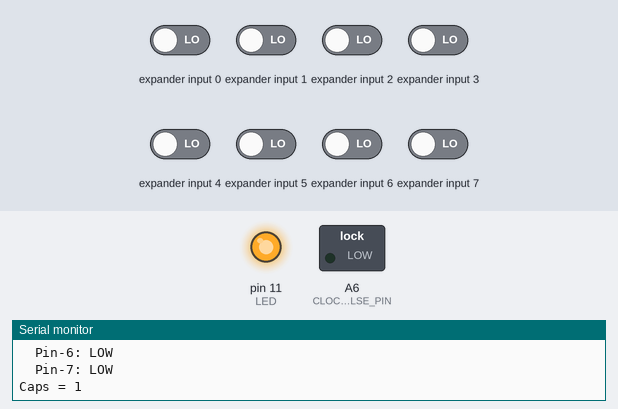
This sketch was run on a simulated Teensy 4. On the bench: switched loads named in the sketch (green lamp = pin HIGH), output pins drawn as LEDs (lit = HIGH), the last lines printed to the serial monitor. Wiring (inferred from the names in the program): input shift register (74HC165): load A4; clock A5; serial out A7; CE A5. The test bench sets the inputs (shaded band); at power-on: expander input 0–7 LOW. Pins used as bus, display or sensor lines are not drawn.

Above: at 5.2 s.
5.3 s: expander input 4 driven HIGH
At 5.9 s:
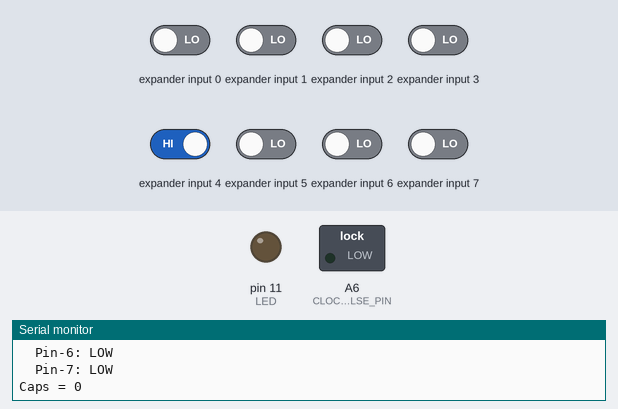
6.8 s: expander input 4 driven LOW
At 8.2 s:
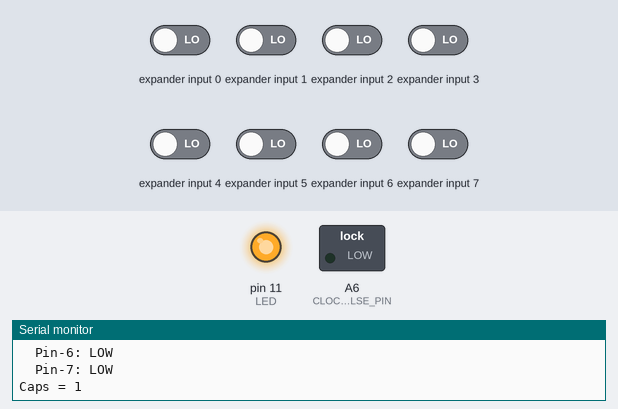
Timing chart, 0 to 9.3 s (numbered marks = the images above; inputs shaded):
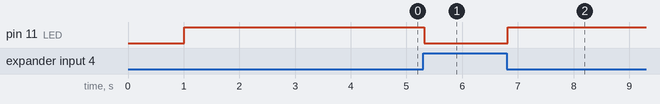

Measured:
- after the input at 5.3 s, pin 11 (LED): HIGH → LOW at once
- after the input at 6.8 s, pin 11 (LED): LOW → HIGH at once

The sketch:

iie_usb.ino
```cpp
/*
  Modified version of RetroConnector IIe-to-USB keyboard adapter, changed
  to work with regular Teensy 2.0 (32u4, not Teensy++) and a 74HC165N (or
  equivalent) shift register

  Original: https://github.com/option8/RetroConnector/blob/master/IIe-USB
*/

/* requires keypad library by Mark Stanley, Alexander Brevig from:
http://www.arduino.cc/playground/Code/Keypad

Uses the PJRC Teensy++ 2.0 and Teensyduino libraries, specifically USB HID and Keyboard():
http://www.pjrc.com/teensy/teensyduino.html
*/

#include <Keypad.h>


/*
Declares the matrix rows/cols of the Apple IIe keyboard.

More information here:
http://apple2.info/wiki/index.php?title=Pinouts#Apple_.2F.2Fe_Motherboard_keyboard_connector

*/

// Prevent compiler warning about casts from unsigned ints to chars
#define C(x) ((char) (x))

const byte ROWS = 10; // rows
const byte COLS = 8; // columns
char keys[ROWS][COLS] = {


  { C(KEY_ESC), C(KEY_TAB), C(KEY_A), C(KEY_Z), C(KEYPAD_SLASH), 0, C(KEYPAD_ASTERIX), C(KEY_ESC)},

  { C(KEY_1), C(KEY_Q), C(KEY_D), C(KEY_X),  0,  0,  0,  0},

  { C(KEY_2), C(KEY_W), C(KEY_S), C(KEY_C), C(KEYPAD_0), C(KEYPAD_4), C(KEYPAD_8),  0},

  { C(KEY_3), C(KEY_E), C(KEY_H), C(KEY_V), C(KEYPAD_1), C(KEYPAD_5), C(KEYPAD_9), C(KEYPAD_MINUS)},

  { C(KEY_4), C(KEY_R), C(KEY_F), C(KEY_B), C(KEYPAD_2), C(KEYPAD_6), C(KEYPAD_PERIOD), C(KEYPAD_ENTER)},

  { C(KEY_6), C(KEY_Y), C(KEY_G), C(KEY_N), C(KEYPAD_3), C(KEYPAD_7), C(KEYPAD_PLUS),  0},

  { C(KEY_5), C(KEY_T), C(KEY_J), C(KEY_M), C(KEY_BACKSLASH), C(KEY_TILDE), C(KEY_ENTER), C(KEY_BACKSPACE)},

  { C(KEY_7), C(KEY_U), C(KEY_K), C(KEY_COMMA), C(KEY_EQUAL), C(KEY_P), C(KEY_UP), C(KEY_DOWN) },

  { C(KEY_8), C(KEY_I), C(KEY_SEMICOLON), C(KEY_PERIOD), C(KEY_0), C(KEY_LEFT_BRACE), C(KEY_SPACE), C(KEY_LEFT) },

  { C(KEY_9), C(KEY_O), C(KEY_L), C(KEY_SLASH), C(KEY_MINUS), C(KEY_RIGHT_BRACE), C(KEY_QUOTE), C(KEY_RIGHT) },

};


char Fkeys[2][10] = {
  {C(KEY_1), C(KEY_2), C(KEY_3), C(KEY_4), C(KEY_5), C(KEY_6), C(KEY_7), C(KEY_8), C(KEY_9), C(KEY_0)},
  {C(KEY_F1), C(KEY_F2), C(KEY_F3), C(KEY_F4), C(KEY_F5), C(KEY_F6), C(KEY_F7), C(KEY_F8), C(KEY_F9), C(KEY_F10)}
};


/*
        XO      X1      X2      X3  |   X4      X5      X6      X7
------------------------------------+--------------------------------
YO      ESC     TAB     A       Z   |   /       )       *       ESC
                                    |
Y1      1!      Q       D       X   |   DOWN    UP      LEFT    RIGHT
                                    |
Y2      2@      W       S       C   |   0       4       8       (
                                    |
Y3      3#      E       H       V   |   1       5       9       -
                                    |
Y4      4$      R       F       S   |   2       6       .       RETURN
                                    |
Y5      6^      Y       G       N   |   3       7       +       ,
                                    +----------------------------------
Y6      5%      T       J       M       \|      `~      RETURN  DELETE

Y7      7&      U       K       ,<      +=       P      UP       DOWN

Y8      8*      I       ;:      .>      0)       [{     SPACE   LEFT

Y9      9(      O       L       /?      -_       ]}      '"      RIGHT

The RetroConnector IIe maps the 26 Apple IIe pins to Teensy 2.0 pins. "--"
denotes connection to the shift register.

IIe  Col/Row   Arduino  Teensy 2.0
1     Y0       0        B0
2     Y1	     1        B1
3     +5V      +5v      +5v
4     Y2	     2        B2
5     SW1/CAPL --       --
6     Y3	     3        B3
7     SW0/OAPL --       --
8     Y4	     24       E6
9     CAPLOCK* --       --
10    Y5	     4        B7
11    CNTL*    --       --
12    Y8	     5        D0
13    GND      GND      GND
14    X0	     6        D1
15    RESET*   --       --
16    X2       9        C6
17    X7       17       F6
18    X1	     10       C7
19    X5       16       F7
20    X3       23       D5
21    X4       15       B6
22    Y9       22       D4
23    Y6       14       B5
24    SHFT*	   --       --
25    Y7       13       B4
26    X6       12       D7

Other Pins:

7/D2    USB RX
8/D3    USB TX
11/D6   LED_BUILTIN
18/F5   Shift Register Parallel Load/Latch  (IC Pin 1, active low)
19/F4   Shift Register Clock Enable/Inhibit (IC Pin 15, active low)
20/F1   Shift Register Clock Pulse          (IC Pin 2, low-to-high edge triggered)
21/F0   Shift Register Data Pin (Q7)        (IC Pin 9)

Shift Register Pins-to-Keys:
0: open-apple, pull-down, active high
1: closed-apple, pull-down, active high
2: unused
3: unused
4: Caps-Lock, pull-up, active low
5: Shift, pull-up, active low
6: Reset, pull-up, active low (only active with Control)
7: Control, pull-up, active low

NOTE: Could unify Parallel Load and Clock Enable pins using a single-transistor
NOT Gate/Inverter.

Shift Register http://playground.arduino.cc/Code/ShiftRegSN74HC165N
http://www.ti.com/lit/ds/symlink/sn74ls165a.pdf
*/

byte rowPins[ROWS] = { // Y0 - Y9
  0, 1, 2, 3, 24, 4, 14, 13, 5, 22}; //connect to the row pinouts of the keypad

byte colPins[COLS] = { // X0 - X7
   6, 10, 9, 23, 15, 16, 12, 17}; //connect to the column pinouts of the keypad

Keypad KPD = Keypad( makeKeymap(keys), rowPins, colPins, ROWS, COLS );

// // these pins are special in that they are dis/connected to ground, instead of to a row/col
// const int  SHIFTPin = 21;    // the pin that the shift key is attached to
// const int  CTRLPin = 5;    // the pin that the control key is attached to
// const int  APPLEPin1 = 8;    // the pin that the open-apple key is attached to
// const int  APPLEPin2 = 9;    // the pin that the closed-apple key is attached to
// const int  CAPSPin = 7;

// Shift register pins for reading modifier keys

#define PARALLEL_LOAD_PIN 18 // F5, IC Pin 1, active low
#define CLOCK_ENABLE_PIN 19  // F4, IC Pin 15, active low
#define CLOCK_PULSE_PIN 20  // F1, IC Pin 2, low-to-high edge triggered
#define SHIFT_DATA_PIN 21 // F0, IC Pin 9

/* How many shift register chips are daisy-chained.
*/
#define NUMBER_OF_SHIFT_CHIPS   1

/* Width of data (how many ext lines).
*/
#define DATA_WIDTH   NUMBER_OF_SHIFT_CHIPS * 8

/* Width of pulse to trigger the shift register to read and latch.
*/
#define PULSE_WIDTH_USEC   5
#define BYTES_VAL_T unsigned int
#define POLL_DELAY_MSEC   10

BYTES_VAL_T pinValues;
BYTES_VAL_T oldPinValues;

#define LED  11

uint16_t modifierKeys[4];


#define KEY_CAPS_UNLOCK  0

boolean resetCapsLock = false;  // Allows one caps unlock signal.
unsigned long dTime = 0;
boolean CAPSLock = false;  // Initialize this to a reasonable value.

boolean FKEYS = false; // used to set numbers to F-Key equivalent. currently tied to caps lock

void setup()
{
  // pinMode(SHIFTPin, INPUT_PULLUP);
  // digitalWrite(SHIFTPin, HIGH);
  //
  // pinMode(CTRLPin, INPUT_PULLUP);
  // digitalWrite(CTRLPin, HIGH);
  //
  // pinMode(APPLEPin1, INPUT);
  // digitalWrite(APPLEPin1, LOW);
  //
  // pinMode(APPLEPin2, INPUT);
  // digitalWrite(APPLEPin2, LOW);
  //
  // pinMode(CAPSPin, INPUT_PULLUP);
  // digitalWrite(CAPSPin, HIGH);

  // Configure Shift Register pins
  pinMode(PARALLEL_LOAD_PIN, OUTPUT);
  digitalWrite(PARALLEL_LOAD_PIN, HIGH);

  pinMode(CLOCK_ENABLE_PIN, OUTPUT);
  digitalWrite(CLOCK_ENABLE_PIN, HIGH);

  pinMode(CLOCK_PULSE_PIN, OUTPUT);
  digitalWrite(CLOCK_PULSE_PIN, LOW);

  pinMode(SHIFT_DATA_PIN, INPUT);

  // DEBUG
  Serial.begin(9600);
  pinMode(LED, OUTPUT);

  // This gives time for the keyboard to hook up to the PC.
  // Otherwise the caps lock state may be incorrect.
  delay(1000);

  pinValues = read_shift_regs();
  display_pin_values();
  oldPinValues = pinValues;
}


/* This function is essentially a "shift-in" routine reading the
 * serial Data from the shift register chips and representing
 * the state of those pins in an unsigned integer (or long).
*/
BYTES_VAL_T read_shift_regs()
{
    long bitVal;
    BYTES_VAL_T bytesVal = 0;

    /* Trigger a parallel Load to latch the state of the data lines,
    */
    digitalWrite(CLOCK_ENABLE_PIN, HIGH);
    digitalWrite(PARALLEL_LOAD_PIN, LOW);
    delayMicroseconds(PULSE_WIDTH_USEC);
    digitalWrite(PARALLEL_LOAD_PIN, HIGH);
    digitalWrite(CLOCK_ENABLE_PIN, LOW);

    /* Loop to read each bit value from the serial out line
     * of the SN74HC165N.
    */
    for(int i = 0; i < DATA_WIDTH; i++)
    {
        bitVal = digitalRead(SHIFT_DATA_PIN);

        /* Set the corresponding bit in bytesVal.
        */
        bytesVal |= (bitVal << ((DATA_WIDTH-1) - i));

        /* Pulse the Clock (rising edge shifts the next bit).
        */
        digitalWrite(CLOCK_ENABLE_PIN, HIGH);
        delayMicroseconds(PULSE_WIDTH_USEC);
        digitalWrite(CLOCK_ENABLE_PIN, LOW);
    }

    return(bytesVal);
}

void display_pin_values()
{
    Serial.print("Pin States:\r\n");

    for(int i = 0; i < DATA_WIDTH; i++)
    {
        Serial.print("  Pin-");
        Serial.print(i);
        Serial.print(": ");

        if((pinValues >> i) & 1)
            Serial.print("HIGH");
        else
            Serial.print("LOW");

        Serial.print("\r\n");
    }

    Serial.print("\r\n");
}


void loop()
{

  /* Read the state of all zones.
  */
  pinValues = read_shift_regs();

  /* If there was a chage in state, display which ones changed.
  */
  if(pinValues != oldPinValues)
  {
      Serial.print("*Pin value change detected*\r\n");
      display_pin_values();
      oldPinValues = pinValues;


  }

  delay(POLL_DELAY_MSEC);


//probably should be on an interrupt, to catch high->low transition

  // Only do something if the pin is different from previous state.
  // boolean newCaps = digitalRead(CAPSPin) ? false : true;
  boolean newCaps = !bitRead(pinValues, 4);

  if ( (CAPSLock != newCaps) && !resetCapsLock)
  {
    CAPSLock = newCaps;    // Remember new CAPSLock.
    Keyboard.set_key6((uint8_t) KEY_CAPS_LOCK);    // Send KEY_CAPS_LOCK.
    dTime = millis();                    // Reset delay timer.
    resetCapsLock = true;

   Serial.print("Caps = ");
   Serial.println(CAPSLock);

    // Turn on the LED for caps lock.
    digitalWrite(LED, CAPSLock ? HIGH : LOW);

  }

  if ( resetCapsLock && (millis()-dTime) > 10)
  {
    Keyboard.set_key6(KEY_CAPS_UNLOCK);
    resetCapsLock = false;
  }

  // If caps lock is set, then turn number keys into function keys.
  FKEYS = CAPSLock;

/*char CAPSLock = digitalRead(CAPSPin);
    if (CAPSLock == LOW) {
      Keyboard.set_key6(KEY_CAPS_LOCK);
    } else {
      Keyboard.set_key6(0);89
    }

  */
  //  char SHIFTState = digitalRead(SHIFTPin);
  char SHIFTState = bitRead(pinValues, 5);

    if (SHIFTState == LOW) {
      modifierKeys[0] = MODIFIERKEY_SHIFT;
    } else {
      modifierKeys[0] = 0;
    }

  //  char CTRLState = digitalRead(CTRLPin);
  char CTRLState = bitRead(pinValues, 7);

    if (CTRLState == LOW) {
      modifierKeys[1] = MODIFIERKEY_CTRL;
    } else {
      modifierKeys[1] = 0;
    }

   char OAPPLEState = bitRead(pinValues, 0);
   char CAPPLEState = bitRead(pinValues, 1);

/*    if (OAPPLEState == HIGH) {
      modifierKeys[2] =  MODIFIERKEY_GUI;
    } else if (CAPPLEState == HIGH) {
      modifierKeys[2] =  MODIFIERKEY_GUI;
    } else {
      modifierKeys[2] = 0;
    }
      digitalWrite(APPLEPin1, LOW);
      digitalWrite(APPLEPin2, LOW);
*/


// *** NOW USING CLOSED APPLE AS ALT/OPTION
    if (OAPPLEState == HIGH) {
      modifierKeys[2] =  MODIFIERKEY_GUI;
    } else {
      modifierKeys[2] = 0;
    }

    if (CAPPLEState == HIGH) {
      modifierKeys[3] =  MODIFIERKEY_ALT;
    } else {
      modifierKeys[3] = 0;
    }


// to use the TILDE key as ALT/OPTION
/*    modifierKeys[3] = 0;
    if( KPD.isPressed(KEY_TILDE) ) {
      modifierKeys[3] = MODIFIERKEY_ALT;
    }
*/

// *** NOW USING CLOSED APPLE AS ALT/OPTION;

  Keyboard.set_modifier( modifierKeys[0] | modifierKeys[1] | modifierKeys[2] | modifierKeys[3] );

  KPD.getKeys(); // Scan for all pressed keys. 6 Max, + 4 modifiers. Should be plenty, but can be extended to 10+

	// Set keyboard keys to default values.
	Keyboard.set_key1(0);
	Keyboard.set_key2(0);
	Keyboard.set_key3(0);
	Keyboard.set_key4(0);
	Keyboard.set_key5(0);
	//Keyboard.set_key6(0);


  /* based on suggestion from Craig Brooks <s.craig.brooks@gmail.com>
     uses CAPS LOCK to turn number keys into F-Key equivalent.
  */


	// Update keyboard keys to active values.
	if ( KPD.key[0].kchar && ( KPD.key[0].kstate==PRESSED || KPD.key[0].kstate==HOLD ))
	{
    Serial.println(FKEYS);

    if (FKEYS)
    {
      // number keys 1 through 0 for f1 - f10
      if ((KPD.key[0].kchar >= 0x1E) &&  (KPD.key[0].kchar <= 0x27))
      {
        KPD.key[0].kchar += 0x1C;
//      Serial.println( KPD.key[0].kchar, HEX );
      }
      else if ( KPD.key[0].kchar == 0x2D || KPD.key[0].kchar == 0x2E )
      {
//      - and = for f11 and f12
        KPD.key[0].kchar += 0x17;
      }
    }

    Keyboard.set_key1( KPD.key[0].kchar );
  }


	if ( KPD.key[1].kchar && ( KPD.key[1].kstate==PRESSED || KPD.key[1].kstate==HOLD ))
		Keyboard.set_key2( KPD.key[1].kchar );

	if( KPD.key[2].kchar && ( KPD.key[2].kstate==PRESSED || KPD.key[2].kstate==HOLD ))
		Keyboard.set_key3( KPD.key[2].kchar );

	if( KPD.key[3].kchar && ( KPD.key[3].kstate==PRESSED || KPD.key[3].kstate==HOLD ))
		Keyboard.set_key4( KPD.key[3].kchar );

	if( KPD.key[4].kchar && ( KPD.key[4].kstate==PRESSED || KPD.key[4].kstate==HOLD ))
		Keyboard.set_key5( KPD.key[4].kchar );

	//if( KPD.key[5].kchar && ( KPD.key[5].kstate==PRESSED || KPD.key[5].kstate==HOLD ))
	//	Keyboard.set_key6( KPD.key[5].kchar );


	Keyboard.send_now();
	Keyboard.set_modifier(0);
}
```
